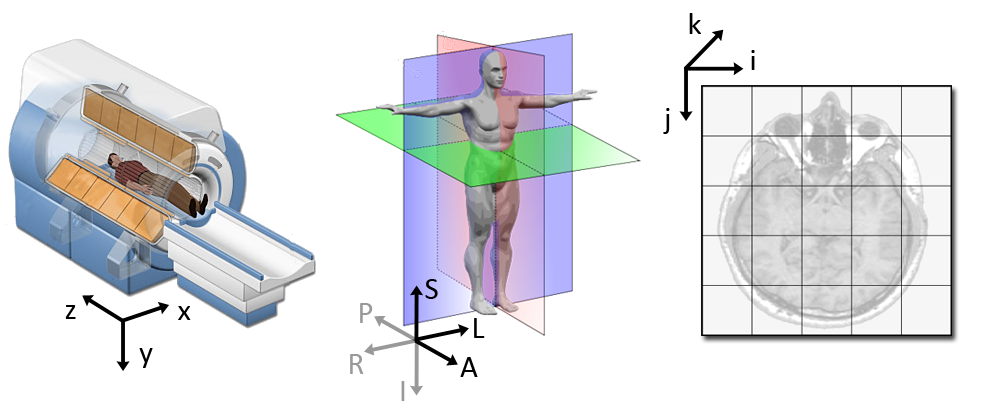
#> input picture mri/assets/Coordinate_systems.png, 981 x 407 px, given in place of flash_060_training_mask_6cla.png, which was not available
$ jupyter execute --allow-errors 03-mri-snr-cnr.ipynb   (shell and % lines are left out)   (older library calls are emulated)   (text cells are left out)
#> lines starting #> are read from the running program, lines starting #| are printed output that depends on the picture; after the words box and inside, x2 and y2 are one past the last pixel; in counts of white or black regions, pixels touching at a corner belong together; pictures that were not available may be replaced by others from this repository, and a replacement may not be noted
[cell 1]
from IPython.display import Image
Image(filename='./assets/BMED_360_Lec1_introduction_mri_ip_CNR.png', width=800)

[cell 2]
from IPython.display import Image
Image(filename='./assets/BMED_360_Lec1_introduction_mri_ip_measuring_noise.png', width=800)

[cell 3]
from IPython.display import Image
Image(filename='./assets/multispectral_tissue_classification_pptx.png', width=800)

[cell 4]
from IPython.display import Image
Image(filename='./assets/BMED_360_Lec1_introduction_mri_ip_image_space_feature_space.png', width=800)

[cell 5]
# This to be able to display figures and graphs within the notebook browser

import os
import pathlib
import glob
import shutil
import warnings
import numpy as np
import pandas as pd
import nibabel as nib
import scipy
import cv2
from nilearn import image
from nilearn import plotting
import matplotlib.pyplot as plt
import seaborn as sns
import imageio
import skimage
import IPython

home = os.path.expanduser('~')  # home is to make path to local home directory

print('pandas:',pd.__version__)
print('nibabel:',nib.__version__)

[cell 6]
mydata = '../testdata'
chn_names = ['FLASH', 'DESS', 'FISP', 'PSIF']
class_names = ['air', 'gm', 'wm', 'csf', 'mus', 'fat']

[cell 7]
fn_multispectral = './data/multispectral_mri.nii.gz'
#> (the rest of this cell did not finish here and is left out)

#> (a cell that did not finish here is left out)

#> (a cell that did not finish here is left out)

[cell 10]
# Define a quadratic ROI and noise amplification factor
r = 10 # row
c = 25 # col
d = 32 # side-length
a = 10 # amplification factor

# Read the previously saved multispactral nifiti image (if not already done)
#> (the rest of this cell did not finish here and is left out)

[cell 11]
# Define characteristics of noisy image
mean = 0.0          # zero mean
#> (the rest of this cell did not finish here and is left out)

[cell 12]
# [8 lines of commented-out code are left out]

#> (a cell that did not finish here is left out)

[cell 14]
fn_train = '%s/flash_060_training_mask_6cla.png' % (mydata)
fn_roi = '%s/flash_060_brain_mask.png' % (mydata)

[cell 15]
train_msk = plt.imread(fn_train)
#> train_msk is the input picture: shape (407, 981, 3) float32; mean R, G, B 0.878, 0.882, 0.894
roi_msk = plt.imread(fn_roi)
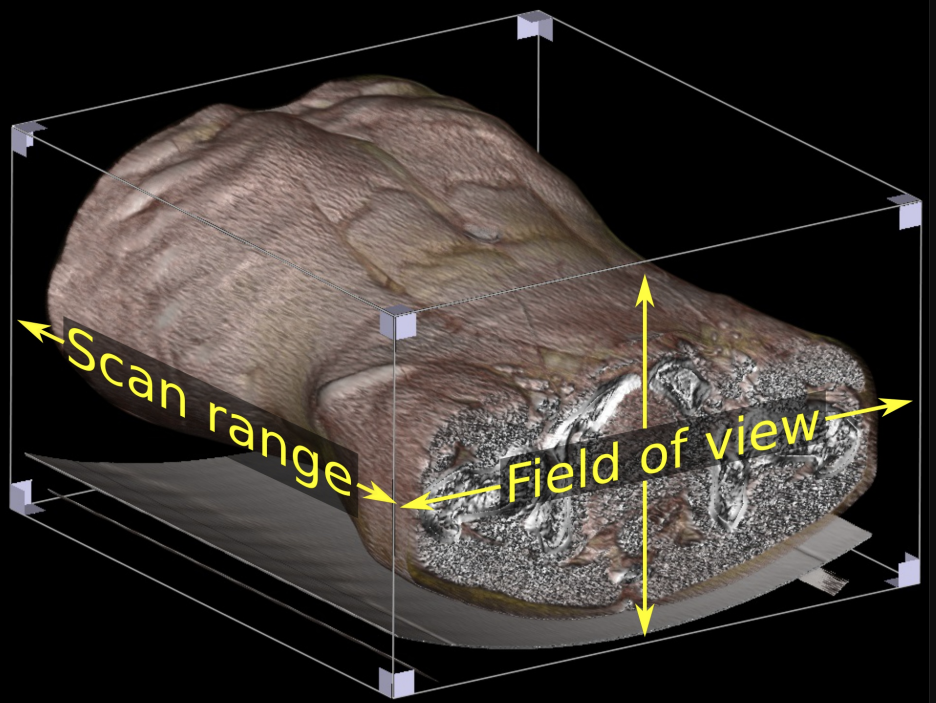
#> input picture mri/assets/abdominal_ct_fov.png, 1871 x 1406 px, given in place of flash_060_brain_mask.png, which was not available (shown at 1/2 size)
#> roi_msk is the input picture: shape (1406, 1871, 4) float32; mean R, G, B, A 0.234, 0.211, 0.192, 1

print('train_msk.dtype:', train_msk.dtype)
#| train_msk.dtype: float32
print('roi_msk.dtype:', roi_msk.dtype)
#| roi_msk.dtype: float32
print('train_msk.shape:', train_msk.shape)
#| train_msk.shape: (407, 981, 3)
print('roi_msk.shape:', roi_msk.shape)
#| roi_msk.shape: (1406, 1871, 4)
print('train_msk.min , max:', train_msk.min(), ',', train_msk.max())
#| train_msk.min , max: 0.0 , 1.0

[cell 16]
train_msk = np.uint8(train_msk*255.0)
roi_msk = np.uint8(roi_msk*255.0)
print('train_msk.min:', train_msk.min(), ',', 'train_msk.max:', train_msk.max())
#| train_msk.min: 0 , train_msk.max: 255

#> (a cell that did not finish here is left out)

[cell 18]
row = np.uint8(np.ceil(roi_msk.shape[0]/2))  # row of target pixel location
#> row = 191
col = np.uint8(np.ceil(roi_msk.shape[1]/2))  # column
#> col = 168
v = roi_msk[row, col,:] # RGB-value at this pixel-location
#> v = [0, 0, 0, 255]
print('roi_msk[%d, %d,:] =' % (row, col)); print(v)
#| roi_msk[191, 168,:] =
#| [  0   0   0 255]

[cell 19]
#?np.all

[cell 20]
targ = 1 - np.all(train_msk == [255,255,255], axis=2).astype(np.uint8)
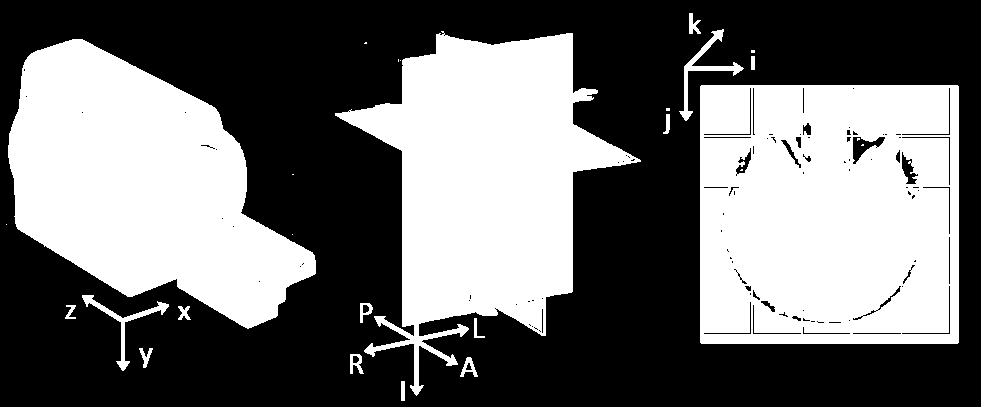
#> targ: shape (407, 981); values 0 (black) and 1 (white), 43.1% white; 27 white regions (11 under 20 px), largest, box (x1, y1, x2, y2) and area: (700, 85, 959, 344) 64624, (8, 39, 316, 329) 52597, (335, 31, 641, 396) 51943
#> (the rest of this cell did not finish here and is left out)

#> (a cell that did not finish here is left out)

[cell 22]
from collections import Counter
Counter([tuple(colors) for i in train_msk for colors in i]).most_common()

[cell 23]
train_msk_grey = cv2.cvtColor(train_msk, cv2.COLOR_RGB2GRAY)
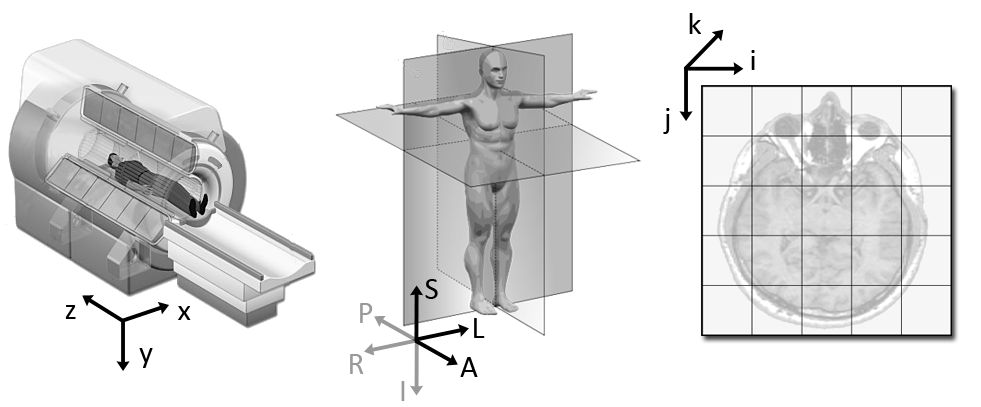
#> train_msk_grey: shape (407, 981); min 0, max 255, mean 225.1
plt.imshow(train_msk_grey, cmap='gray')
#> (this line was passed over: IPython is not available in this run)
plt.show()

[cell 24]
a = train_msk_grey.flatten()
unique, counts = np.unique(a, return_counts=True)
#> unique = 256 values from 0 to 255; counts = 256 values, max 227262 at index 255, min 3 at index 23, mean 1559.6
d = dict(zip(unique, counts))
#> d = 256 items
sorted_by_counts = sorted(d.items(), key=lambda v: v[1], reverse=True)  # by second element
#> sorted_by_counts = 256 pairs, first value 0 to 255, second value 3 to 227262
sorted_by_counts
#> Out has the same summary as sorted_by_counts

[cell 25]
# Your code:

[cell 26]
# Scale the intensity in FLASH to a maximum of mymax to keep data within a uint8 (0-255) range
mymax = 200
#> (the rest of this cell did not finish here and is left out)

[cell 27]
AIR = [255,0,255] # Magenta
GM  = [255,0,0]   # Red
WM  = [0,255,255] # Cyan
CSF = [0,0,255]   # Blue
MUS = [0,255,0]   # Green
FAT = [255,255,0] # Yellow

ERR = [0,0,0] # Black
BCK = [255,255,255] # White (background)

[cell 28]
air = np.all(train_msk == AIR, axis=2).astype(np.int)
#> air: shape (407, 981) int64; every value is 0
n_air = np.count_nonzero(air)
#> n_air = 0
print('n_air =', n_air)
#| n_air = 0

gm = np.all(train_msk == GM, axis=2).astype(np.int)
n_gm = np.count_nonzero(gm)
#> n_gm = 0
print('n_gm =', n_gm)
#| n_gm = 0

wm = np.all(train_msk == WM, axis=2).astype(np.int)
n_wm = np.count_nonzero(wm)
#> n_wm = 0
print('n_wm =', n_wm)
#| n_wm = 0

csf = np.all(train_msk == CSF, axis=2).astype(np.int)
n_csf = np.count_nonzero(csf)
#> n_csf = 0
print('n_csf =', n_csf)
#| n_csf = 0

mus = np.all(train_msk == MUS, axis=2).astype(np.int)
n_mus = np.count_nonzero(mus)
#> n_mus = 0
print('n_mus =', n_mus)
#| n_mus = 0

fat = np.all(train_msk == FAT, axis=2).astype(np.int)
n_fat = np.count_nonzero(fat)
#> n_fat = 0
print('n_fat =', n_fat)
#| n_fat = 0

err = np.all(train_msk == ERR, axis=2).astype(np.int)
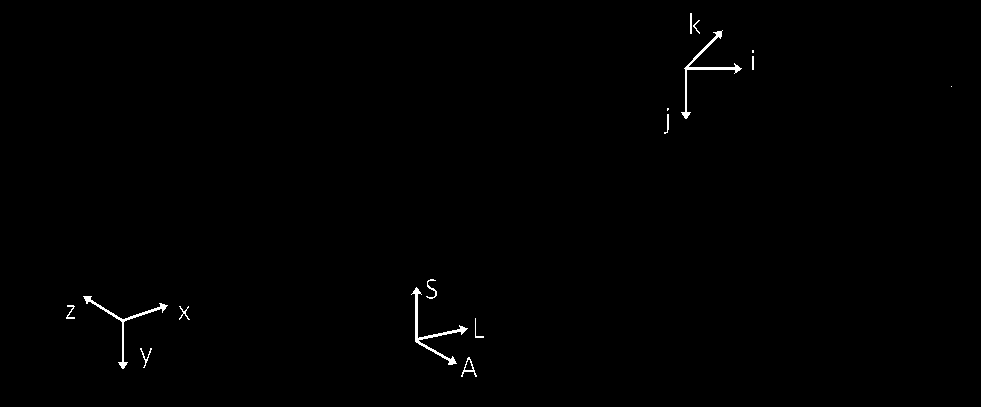
#> err: shape (407, 981) int64; values 0 (black) and 1 (white), 0.47% white in thin lines or dots, all inside (x1, y1, x2, y2) = (66, 13, 952, 377)
n_err = np.count_nonzero(err)
#> n_err = 1860
print('\nn_err =', n_err)
#| n_err = 1860

bck = np.all(train_msk == BCK, axis=2).astype(np.int)
n_bck = np.count_nonzero(bck)
#> n_bck = 227239
print('n_bck =', n_bck)
#| n_bck = 227239

[cell 29]
# Dictionary
col_code = {
    'AIR': [255,0,255],  # Magenta
    'GM':  [255,0,0],    # Red
    'WM':  [0,255,255],  # Cyan
    'CSF': [0,0,255],    # Blue
    'MUS': [0,255,0],    # Green
    'FAT': [255,255,0],  # Yellow
    'ERR': [0,0,0],      # Black
    'BCK': [255,255,255] # White (background)
}

[cell 30]
# Make separate masks for each class

for key in col_code.keys():
    keyl = key.lower()  # lower-case letters
    cmd1 = '%s = np.int16(np.all(train_msk == %s, axis=2))' % (keyl, key); print(cmd1); exec(cmd1)
    cmd2 = 'n_%s = np.count_nonzero(%s)' % (keyl, keyl); print(cmd2); exec(cmd2)
    cmd3 = 'print("n_%s =", n_%s)' % (keyl, keyl); print(cmd3); exec(cmd3)

[cell 31]
# Using np.where() to find pixel locations for each class of the 6 valid tissue types
col_code_sub = {a: col_code[a] for a in ['AIR','GM','WM', 'CSF', 'MUS', 'FAT'] if a in col_code}
#> col_code_sub = {'AIR': [255, 0, 255], 'GM': [255, 0, 0], 'WM': [0, 255, 255], 'CSF': [0, 0, 255], 'MUS': [0, 255, 0], 'FAT': [255, 255, 0]}
cc = list(col_code_sub.keys())
#> cc = ['AIR', 'GM', 'WM', 'CSF', 'MUS', 'FAT']

train_msk_1_6 = np.zeros(train_msk[:,:,0].shape, dtype=np.uint8)  # Initialize with background zero

for n, val in enumerate(col_code_sub.values()):
    m = cc[n].lower()
    mm = np.where((train_msk[:,:,0] == val[0]) & (train_msk[:,:,1] == val[1]) & (train_msk[:,:,2] == val[2]))
    train_msk_1_6[mm[0],mm[1]] = (n+1)  # # mm[0]: rows, mm[1]: cols
    print('cla_%d (%s) n=%d \t -> accum training samples: %d' % (n+1, m , len(mm[0]), np.count_nonzero(train_msk_1_6)))
#> this loop made 6 passes
#| cla_1 (air) n=0 	 -> accum training samples: 0
#| cla_2 (gm) n=0 	 -> accum training samples: 0
#| cla_3 (wm) n=0 	 -> accum training samples: 0
#| cla_4 (csf) n=0 	 -> accum training samples: 0
#| cla_5 (mus) n=0 	 -> accum training samples: 0
#| cla_6 (fat) n=0 	 -> accum training samples: 0
#> train_msk_1_6: shape (407, 981); every value is 0

[cell 32]
#train_msk_1_6 = 1*air + 2*gm + 3*wm + 4*csf + 5*mus + 6*fat
plt.imshow(train_msk_1_6, cmap='gray')
#> (this line was passed over: IPython is not available in this run)
plt.title('Total number of training pixels: %d' % np.count_nonzero(train_msk_1_6))
#> (this line was passed over: IPython is not available in this run)
plt.show()

[cell 33]
a = train_msk_1_6.flatten()
unique, counts = np.unique(a, return_counts=True)
#> unique = [0]; counts = [399267]
dict(zip(unique, counts))
#> Out = {0: 399267}

[cell 34]
fn_tmsk = './data/training_mask_1_6.nii.gz'
# We have to flip and transpose to align the mask to the multispectral image
training_mask_1_6 = np.flip(train_msk_1_6, 0).T
#> training_mask_1_6: shape (981, 407); every value is 0
# and make a 4-dim matrix with z-dim and spectral-dim both =1 to match the img (fn_multispectral)
nrow = training_mask_1_6.shape[0]
#> nrow = 981
ncol = training_mask_1_6.shape[1]
#> ncol = 407
training_mask_1_6 = np.reshape(training_mask_1_6, (nrow, ncol, 1, 1))
#> (the rest of this cell did not finish here and is left out)

#> (a cell that did not finish here is left out)

[cell 36]
plotting.plot_epi(fn_tmsk, title='training_mask_1_6.nii.gz')
#> (this line was passed over: nilearn is not available in this run)
plt.show()

[cell 37]
plt.imshow(train_msk_1_6)
#> (this line was passed over: IPython is not available in this run)
